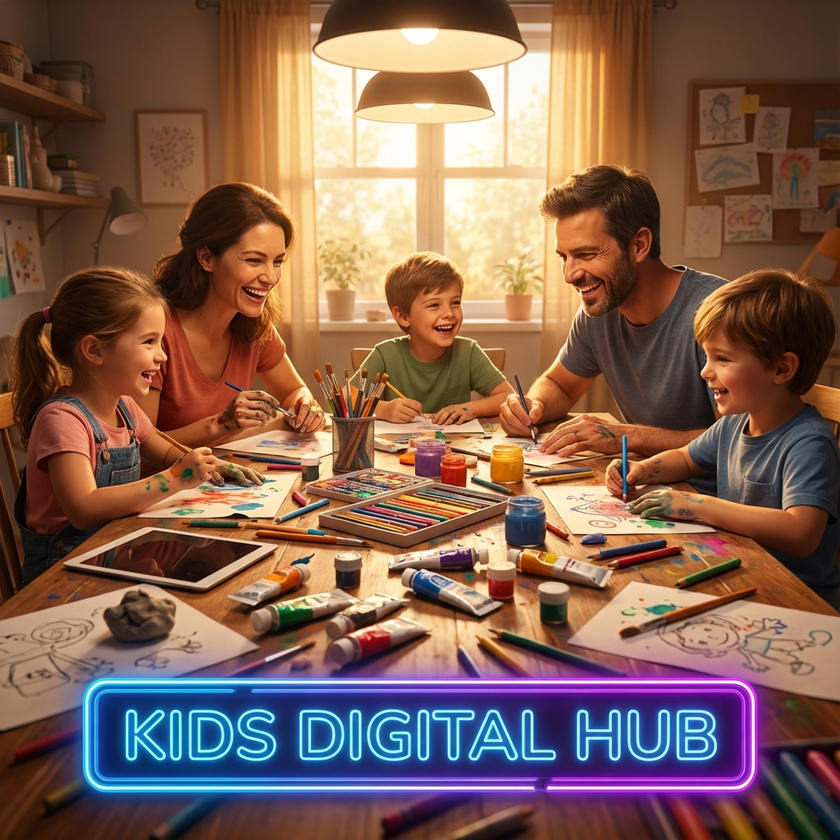
#> input picture assets/images/reclama_video_frame.png, 840 x 840 px, shrunk from 1024 x 1024 before the run, found by its file name
$ python build_reclama.py
#> lines starting #> are read from the running program, lines starting #| are printed output that depends on the picture
import os
from PIL import Image

# Paths
source_img = "assets/images/reclama_video_frame.png"
output_file = "reclama.avi"

def generate_video():
    print(f"Loading source: {source_img}...")
    try:
        # Load the newly generated image
        base_img = Image.open(source_img).convert("RGBA")
        base_w, base_h = base_img.size
#> base_w = 840; base_h = 840

        frames = []
        # Create a dynamic zoom animation (30 frames)
        for i in range(30):
            # Gentle Zoom In effect
            scale = 1.0 + (i * 0.003)
            new_w = int(base_w * scale)
            new_h = int(base_h * scale)

            # High-quality resize
            resized = base_img.resize((new_w, new_h), Image.Resampling.LANCZOS)

            # Center Crop
            left = (new_w - base_w) // 2
            top = (new_h - base_h) // 2
            right = left + base_w
            bottom = top + base_h

            frame = resized.crop((left, top, right, bottom))
            frames.append(frame)
#> this loop made 30 passes
#> pass 2, in generate_video, `frame = resized.crop((left, top, right, bottom))`:
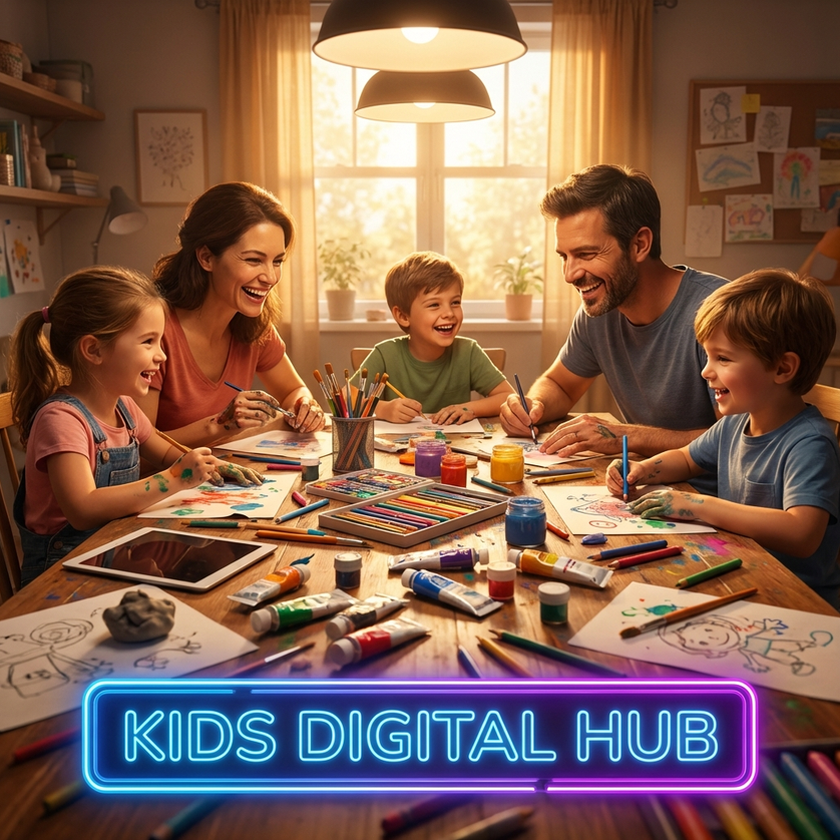
#> frame: PIL image 840x840 RGBA; mean R, G, B, A 129.1, 96.2, 82.1, 255
#> pass 3, in generate_video, `frame = resized.crop((left, top, right, bottom))`:
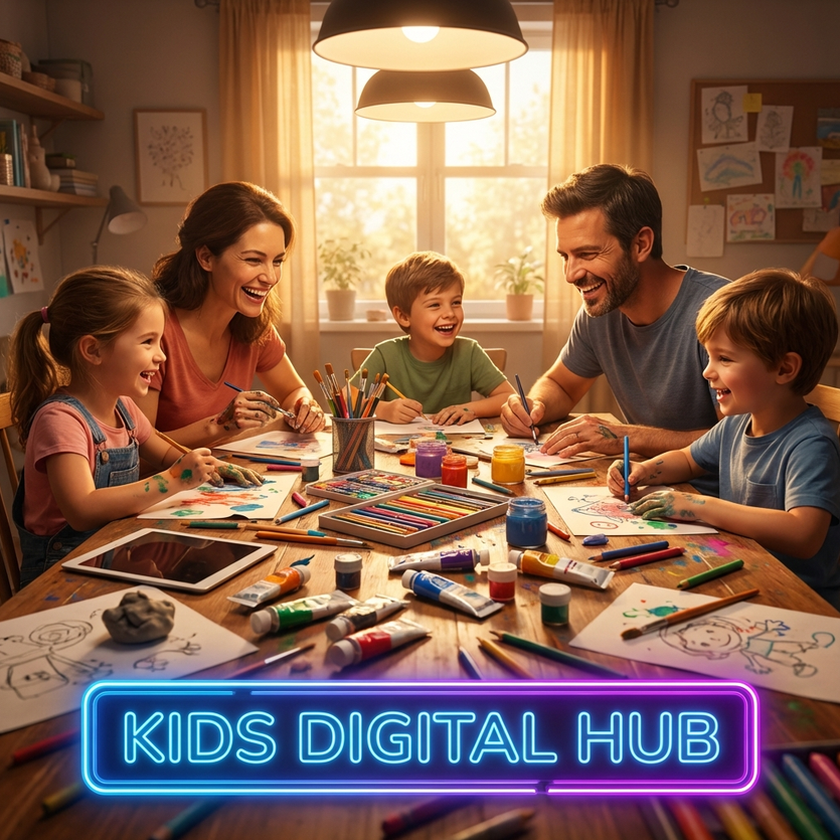
#> frame: PIL image 840x840 RGBA; mean R, G, B, A 129.5, 96.6, 82.5, 255
#> after the loop, frames = 30 items

        print(f"Saving As AVI (Animated) to {output_file}...")
        # Saving as GIF format but with .avi extension as requested
        # This allows it to be played by most players while bypassing missing codec issues.
        frames[0].save(
            output_file,
            save_all=True,
            append_images=frames[1:],
            optimize=True,
            duration=60,
            loop=0
        )
        print("Success!")

    except Exception as e:
        print(f"Error: {e}")

if __name__ == "__main__":
    generate_video()
